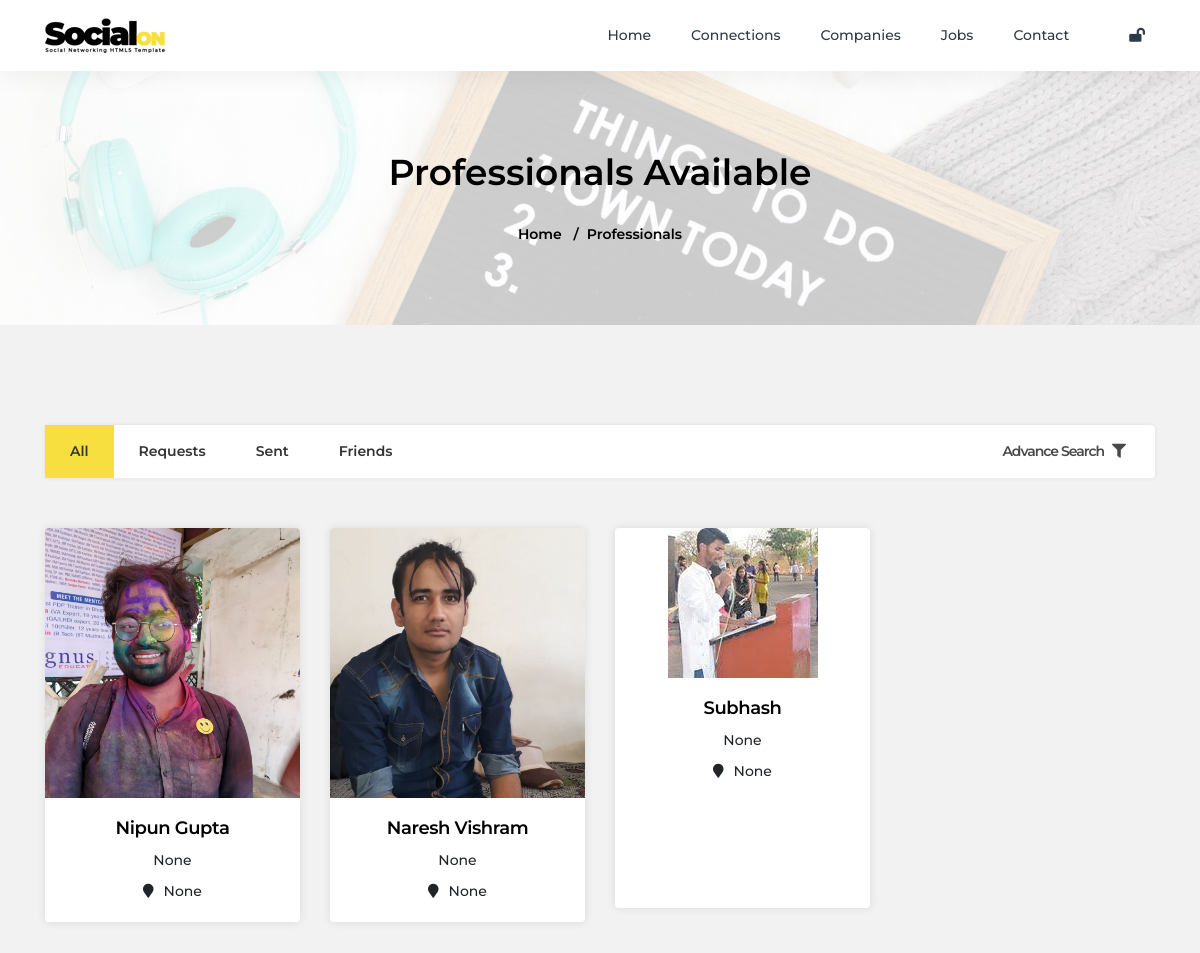
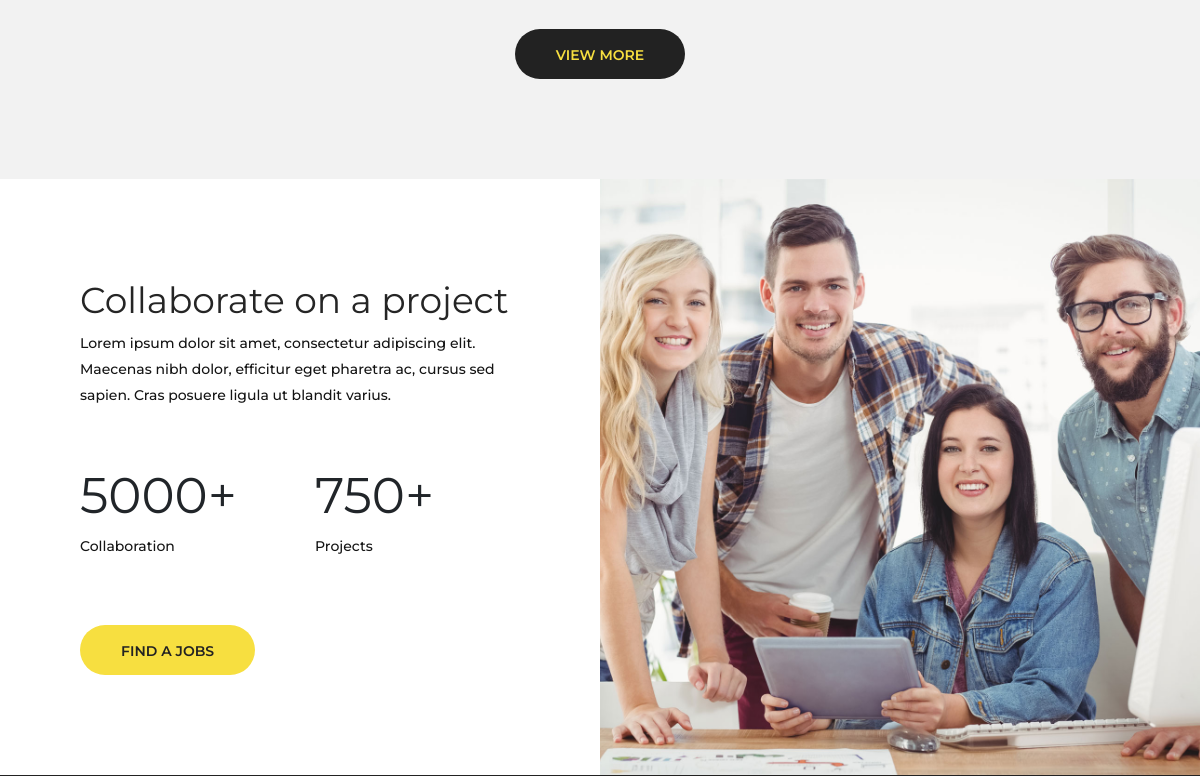
/professionals/all/ (signed in, upper part), run on an earlier commit of the app's database (2 pictures, top to bottom).
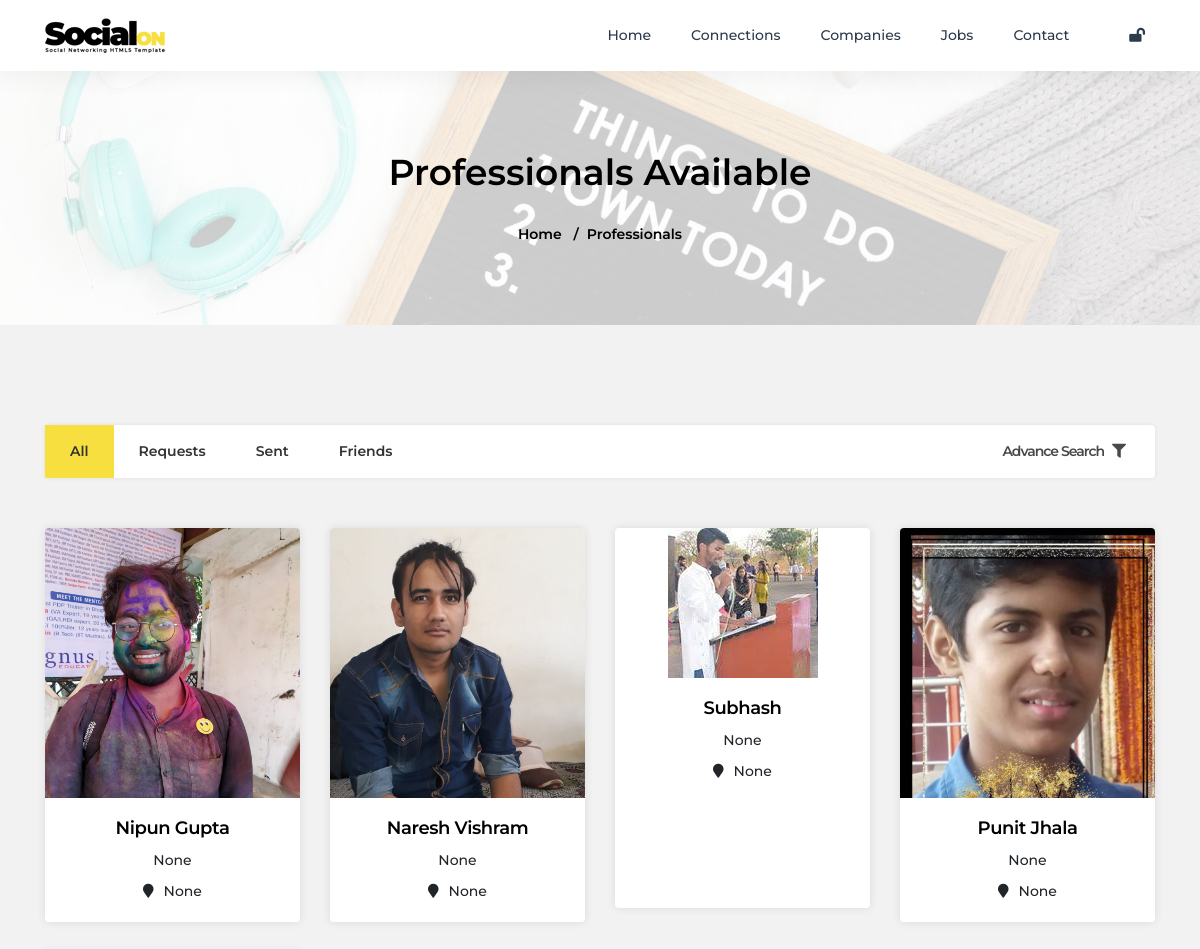
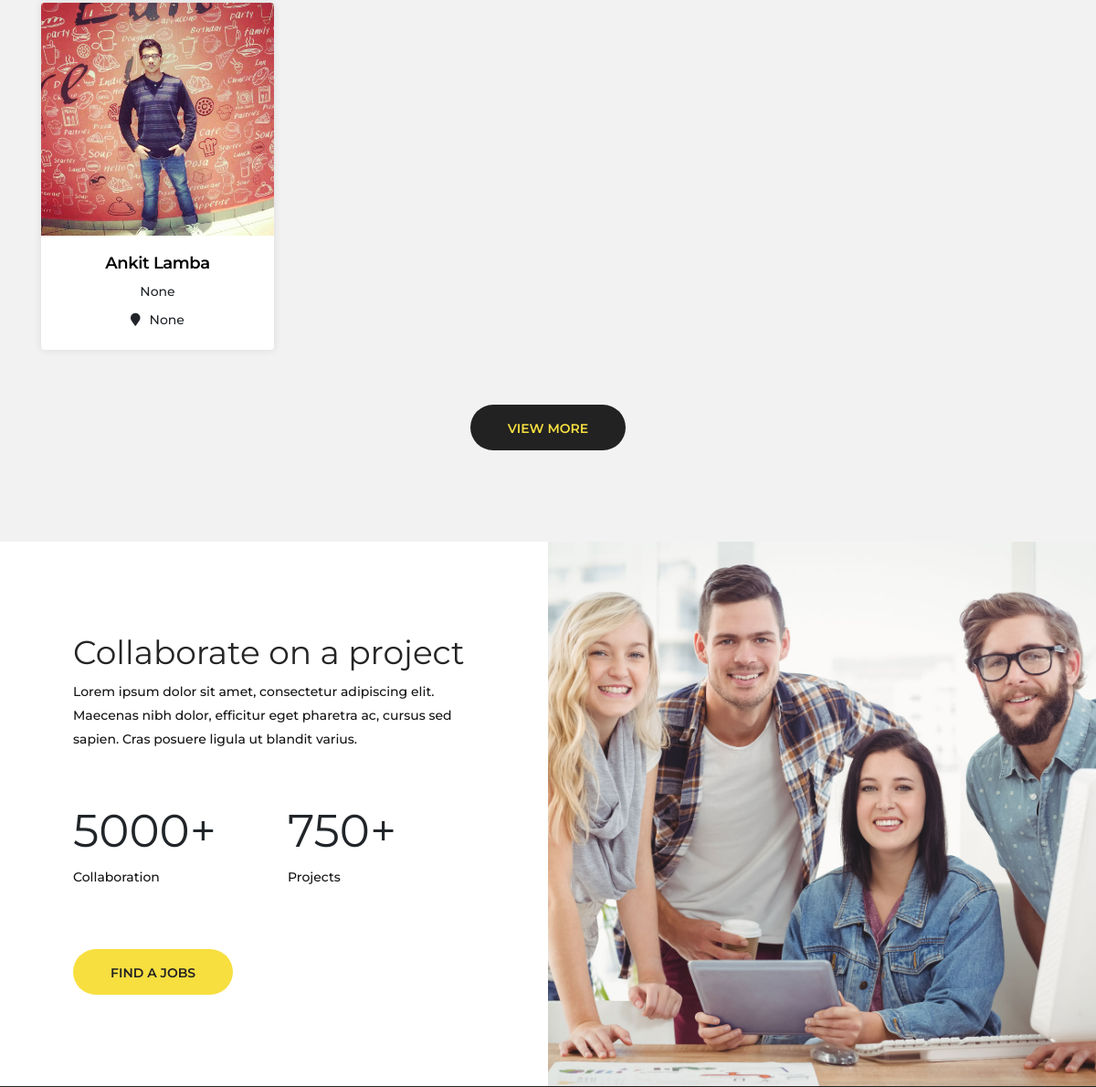
And on a later commit of the database (2 pictures, top to bottom).
### connect/models.py (models this page shows, shortened)
class UserData(models.Model):
    usr=models.ForeignKey(User,on_delete=models.CASCADE,blank=True,null=True) #connecting User
    name=models.CharField(max_length=50,blank=True,null=True)
    email = models.EmailField(blank=True, null=True)
    contact = models.IntegerField(blank=True, null=True)
    image = models.ImageField(blank=True, null=True)
    about=models.TextField(max_length=150,blank=True,null=True)
    dob=models.DateField(null=True,blank=True)
    location=models.CharField(max_length=100,null=True,blank=True)
    degree=models.CharField(max_length=100,null=True,blank=True)
    experience=models.CharField(max_length=100,null=True,blank=True)
    profile_title=models.CharField(max_length=200,null=True,blank=True)
    website=models.CharField(max_length=200,null=True,blank=True)
    facebook=models.URLField(null=True,blank=True)
    twitter=models.URLField(null=True,blank=True)
    linkedin=models.URLField(null=True,blank=True)
    instagram=models.URLField(null=True,blank=True)

### connect/views.py (the view, shortened to what this page needs)
# urls.py: path('professionals/<str:what>/',All_Profession,name="professionals"),
def All_Profession(request,what):
    if not request.user.is_authenticated:
        return redirect("login")
    logged_in_user=User.objects.get(username=request.user.username)
    me=UserData.objects.get(usr=logged_in_user)
    con_request = Connections.objects.filter(receiver=me, status="Sent")
    con_sent = Connections.objects.filter(sender=me, status="Sent")
    con_friend = Connections.objects.filter(Q(sender=me, status="friend") | Q(receiver=me, status="friend")).order_by("-date")
    data=""
    if what == "all":
        data = UserData.objects.all()
    all_users=UserData.objects.all()
    dict={"allusers":data,"what":what,"con_request":con_request, "con_sent":con_sent,"con_friend":con_friend}
    return render(request,"professionals.html",dict)

### connect/templates/professionals.html (shortened to what the changed rows need)
{% extends 'base.html' %}
  {% load static %}
{% block body %}
  <div id="content">
    <section class="sub-bnr">
      <div class="container">
        <h2>Professionals Available</h2>
      </div>
    </section>
    <main class="cd-main-content">
      <section class="padding-top-100 padding-bottom-100">
        <div class="container">
          <section class="cd-gallery">
            <ul>
              {% if what == "all" %}
              {% for i in allusers %}
              {% if i.usr.username != request.user.username %}
              <li class="mix">
                <div class="team-inside">
                  <div class="img-sec"> <img src="{{i.image.url}}" class="img-responsive" alt="{{i.name}}" >
                  </div>
                  <div class="txt-sec">
                    <h5><a href="professionals.html#."> {{i.name}} </a></h5>
                    <span>{{i.profile_title}}</span> <span><i class="fa fa-map-marker"></i>{{i.location}}</span> </div>
                </div>
              </li>
              {% endif %}
              {% endfor %}
              {% endif %}
            </ul>
          </section>
        </div>
      </section>
    </main>
  </div>
  {% endblock %}

What changed in the data, as far as the page shows it:
added UserData: name "Punit Jhala", profile_title "None", location "None"
added UserData: name "Ankit Lamba", profile_title "None", location "None"
